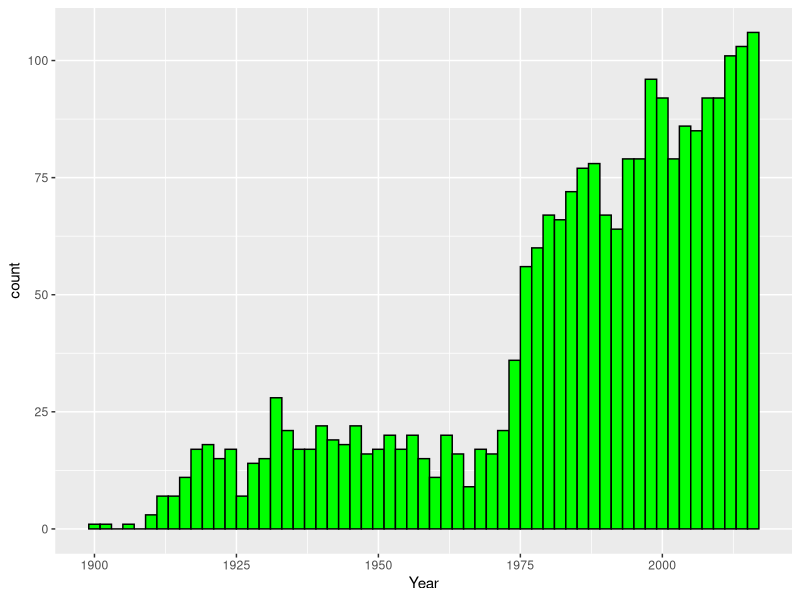
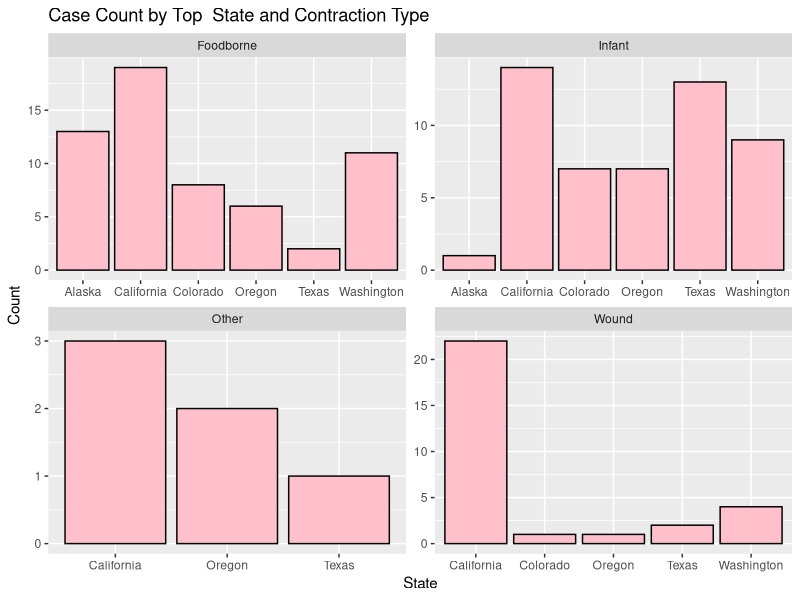
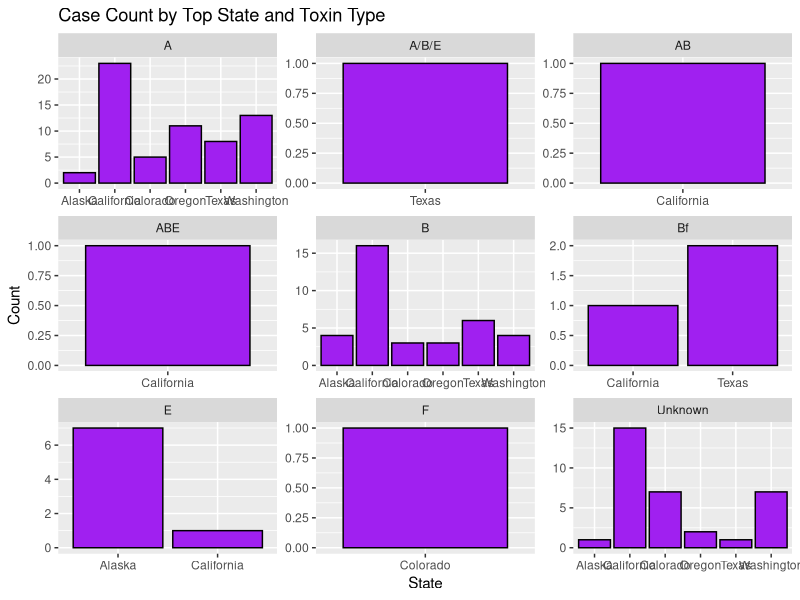
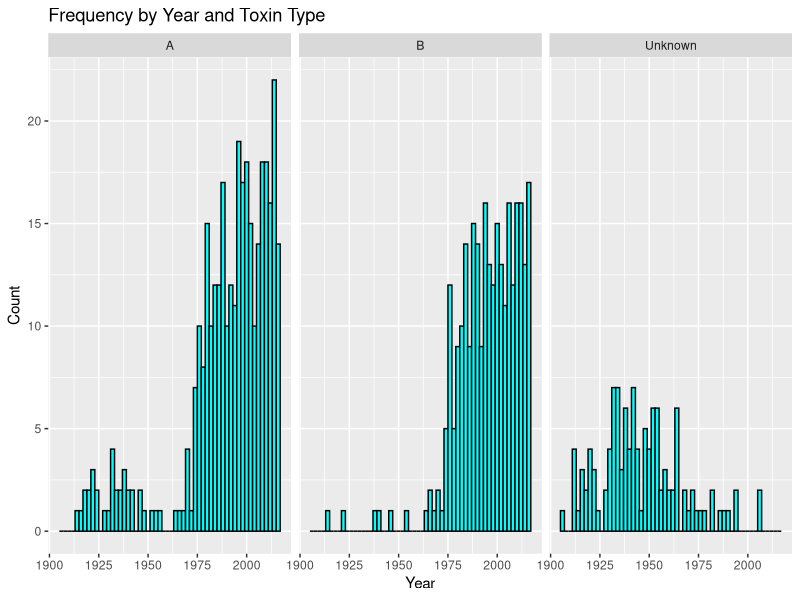
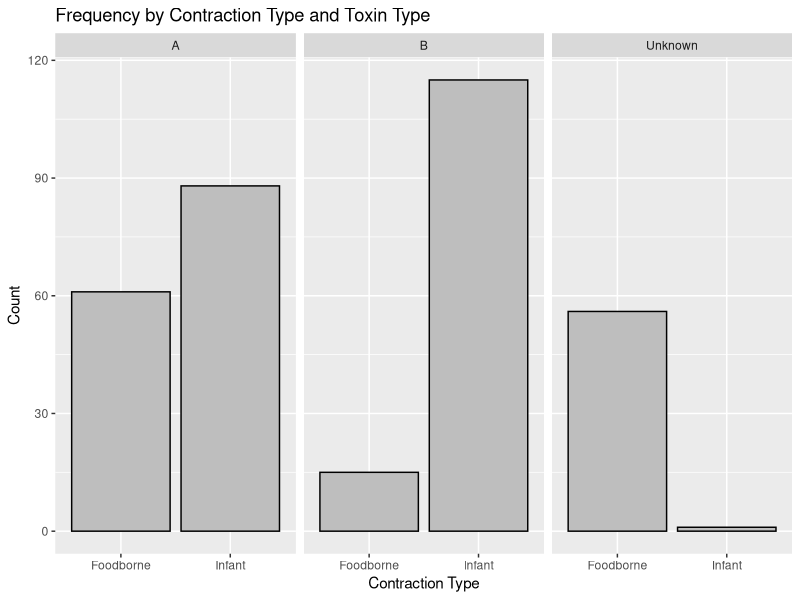

The R script that drew these images, in order:
## ---- chunk 1

library(tidyverse)
library(ggplot2)

#Botulism records from 1899 to 2017 by transmission and toxin type, state, and frequency
botulism = read.csv("Botulism_20240704.csv")


#change to factor
botulism$BotType = as.factor(botulism$BotType)
botulism$ToxinType = as.factor(botulism$ToxinType)
botulism$State = as.factor(botulism$State)

#filtering out NA entries. State is only variable with null entries
botulism = botulism %>% dplyr::filter(!is.na(State))

#stats summary
summary(botulism)

## ---- chunk 2

#histogram of cases by year
by_year = ggplot(data = botulism, aes(x = Year)) + geom_histogram(binwidth = 2, color = "black", fill = "green" )
by_year

#filtering data to only include top states
top_states = botulism %>% dplyr::filter(State == c("California", "Washington", "Texas", "Colorado", "Oregon", "Alaska"))

#contraction type by top state
by_bot_state = ggplot(data = top_states, aes(x = State )) + geom_bar(color = "black", fill = "pink") + facet_wrap(~BotType, scales = "free") + labs(x = "State", y = "Count", title = "Case Count by Top  State and Contraction Type")
by_bot_state

#toxin type by top state
by_tox_state = ggplot(data = top_states, aes(x = State )) + geom_bar(color = "black", fill = "purple") + facet_wrap(~ToxinType, scales = "free") + labs(x = "State", y = "Count", title = "Case Count by Top State and Toxin Type")
by_tox_state

#filtering data to only include top toxins
top_tox = botulism %>% dplyr::filter(ToxinType == c("A", "B", "Unknown"))

#top toxin by year
freq_year_tox = ggplot(data = top_tox, aes(x = Year)) + geom_histogram(binwidth = 2, color = "black", fill = "cyan" )+ facet_wrap(~ToxinType) + labs(x = "Year", y = "Count", title = "Frequency by Year and Toxin Type")
freq_year_tox


#filtering data to only include top contraction and toxin types
top_con = botulism %>% dplyr::filter(BotType == c("Infant", "Foodborne"), ToxinType == c("A", "B", "Unknown"))
by_tox_bot = ggplot(data = top_con, aes(x = BotType)) + geom_bar(color = "black", fill = "grey") + facet_wrap(~ToxinType) + labs(x = "Contraction Type", y = "Count", title = "Frequency by Contraction Type and Toxin Type")
by_tox_bot
                                     
